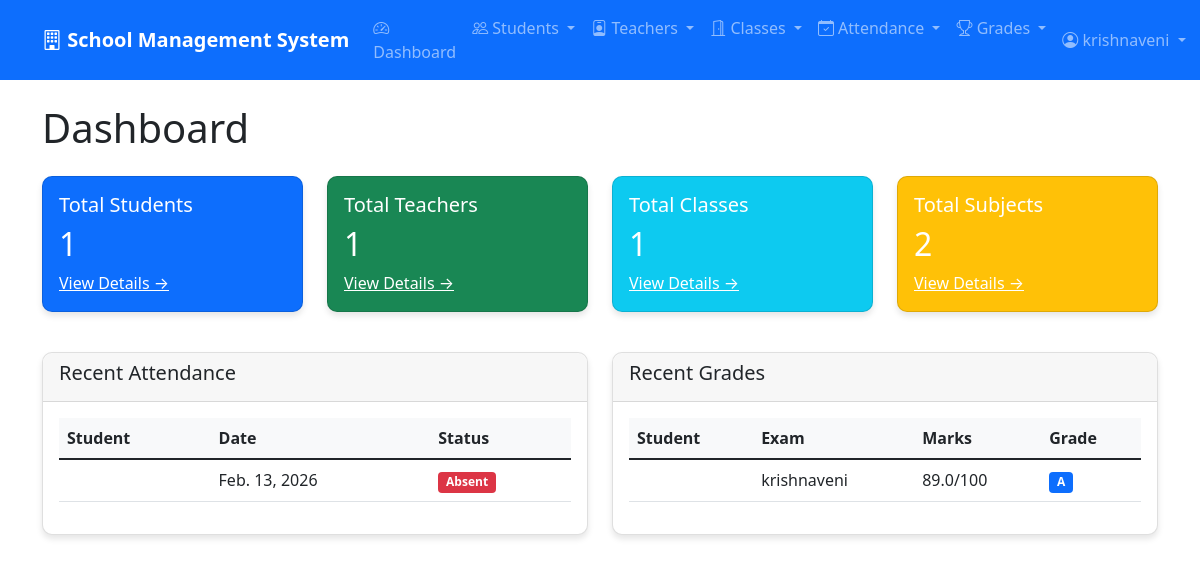
The page /dashboard/ (signed in) on the database its author committed.
### myapp/models.py (models this page shows, shortened)
class Attendance(models.Model):
    STATUS_CHOICES = (
        ('present', 'Present'),
        ('absent', 'Absent'),
        ('late', 'Late'),
        ('excused', 'Excused'),
    )
    student = models.ForeignKey(Student, on_delete=models.CASCADE, related_name='attendances')
    class_obj = models.ForeignKey(Class, on_delete=models.CASCADE, related_name='attendances')
    subject = models.ForeignKey(Subject, on_delete=models.CASCADE, related_name='attendances')
    date = models.DateField()
    status = models.CharField(max_length=10, choices=STATUS_CHOICES, default='present')
    remarks = models.TextField(blank=True)
    marked_by = models.ForeignKey(User, on_delete=models.SET_NULL, null=True)
    marked_at = models.DateTimeField(auto_now_add=True)
    class Meta:
        unique_together = ['student', 'class_obj', 'subject', 'date']

class Grade(models.Model):
    student = models.ForeignKey(Student, on_delete=models.CASCADE, related_name='grades')
    exam = models.ForeignKey(Exam, on_delete=models.CASCADE, related_name='grades')
    marks_obtained = models.FloatField()
    remarks = models.TextField(blank=True)
    entered_at = models.DateTimeField(auto_now_add=True)
    class Meta:
        unique_together = ['student', 'exam']
    def get_percentage(self):
        if self.exam.max_marks > 0:
            return (self.marks_obtained / self.exam.max_marks) * 100
        return 0
    def get_grade(self):
        percentage = self.get_percentage()
        if percentage >= 90:
            return 'A+'
        elif percentage >= 80:
            return 'A'
        elif percentage >= 70:
            return 'B+'
        elif percentage >= 60:
            return 'B'
        elif percentage >= 50:
            return 'C'
        elif percentage >= 40:
            return 'D'
        else:
            return 'F'

class Exam(models.Model):
    EXAM_TYPES = (
        ('quarterly', 'Quarterly Exam'),
        ('half_yearly', 'Half Yearly Exam'),
        ('annual', 'Annual Exam'),
        ('unit_test', 'Unit Test'),
    )
    name = models.CharField(max_length=100)
    exam_type = models.CharField(max_length=20, choices=EXAM_TYPES)
    class_obj = models.ForeignKey(Class, on_delete=models.CASCADE, related_name='exams')
    subject = models.ForeignKey(Subject, on_delete=models.CASCADE, related_name='exams')
    start_date = models.DateField()
    end_date = models.DateField()
    max_marks = models.IntegerField(default=100)
    passing_marks = models.IntegerField(default=35)

### myapp/views.py (the view)
# urls.py: path('dashboard/', views.dashboard, name='dashboard'),
@login_required
def dashboard(request):
    total_students = Student.objects.count()
    total_teachers = Teacher.objects.count()
    total_classes = Class.objects.count()
    total_subjects = Subject.objects.count()
    recent_attendances = Attendance.objects.all().order_by('-date')[:5]
    recent_grades = Grade.objects.all().order_by('-entered_at')[:5]
    context = {
        'total_students': total_students,
        'total_teachers': total_teachers,
        'total_classes': total_classes,
        'total_subjects': total_subjects,
        'recent_attendances': recent_attendances,
        'recent_grades': recent_grades,
    }
    return render(request, 'dashboard.html', context)

### myapp/templates/dashboard.html (shortened to what this page needs)
{% extends 'base.html' %}
{% block content %}
<h1 class="mb-4">Dashboard</h1>
<div class="row">
    <div class="col-md-3 mb-3">
        <div class="card text-white bg-primary">
            <div class="card-body">
                <h5 class="card-title">Total Students</h5>
                <h2 class="card-text">{{ total_students }}</h2>
                <a href="{% url 'student_list' %}" class="text-white">View Details →</a>
            </div>
        </div>
    </div>
    <div class="col-md-3 mb-3">
        <div class="card text-white bg-success">
            <div class="card-body">
                <h5 class="card-title">Total Teachers</h5>
                <h2 class="card-text">{{ total_teachers }}</h2>
                <a href="{% url 'teacher_list' %}" class="text-white">View Details →</a>
            </div>
        </div>
    </div>
    <div class="col-md-3 mb-3">
        <div class="card text-white bg-info">
            <div class="card-body">
                <h5 class="card-title">Total Classes</h5>
                <h2 class="card-text">{{ total_classes }}</h2>
                <a href="{% url 'class_list' %}" class="text-white">View Details →</a>
            </div>
        </div>
    </div>
    <div class="col-md-3 mb-3">
        <div class="card text-white bg-warning">
            <div class="card-body">
                <h5 class="card-title">Total Subjects</h5>
                <h2 class="card-text">{{ total_subjects }}</h2>
                <a href="{% url 'subject_list' %}" class="text-white">View Details →</a>
            </div>
        </div>
    </div>
</div>
<div class="row mt-4">
    <div class="col-md-6">
        <div class="card">
            <div class="card-header">
                <h5>Recent Attendance</h5>
            </div>
            <div class="card-body">
                <table class="table">
                    <thead>
                        <tr>
                            <th>Student</th>
                            <th>Date</th>
                            <th>Status</th>
                        </tr>
                    </thead>
                    <tbody>
                        {% for attendance in recent_attendances %}
                        <tr>
                            <td>{{ attendance.student.user.get_full_name }}</td>
                            <td>{{ attendance.date }}</td>
                            <td>
                                <span class="badge bg-{% if attendance.status == 'present' %}success{% elif attendance.status == 'absent' %}danger{% else %}warning{% endif %}">
                                    {{ attendance.get_status_display }}
                                </span>
                            </td>
                        </tr>
                        {% empty %}
                        <tr>
                            <td colspan="3" class="text-center">No attendance records</td>
                        </tr>
                        {% endfor %}
                    </tbody>
                </table>
            </div>
        </div>
    </div>
    <div class="col-md-6">
        <div class="card">
            <div class="card-header">
                <h5>Recent Grades</h5>
            </div>
            <div class="card-body">
                <table class="table">
                    <thead>
                        <tr>
                            <th>Student</th>
                            <th>Exam</th>
                            <th>Marks</th>
                            <th>Grade</th>
                        </tr>
                    </thead>
                    <tbody>
                        {% for grade in recent_grades %}
                        <tr>
                            <td>{{ grade.student.user.get_full_name }}</td>
                            <td>{{ grade.exam.name }}</td>
                            <td>{{ grade.marks_obtained }}/{{ grade.exam.max_marks }}</td>
                            <td>
                                <span class="badge bg-{% if grade.get_grade == 'F' %}danger{% elif grade.get_grade == 'A+' %}success{% else %}primary{% endif %}">
                                    {{ grade.get_grade }}
                                </span>
                            </td>
                        </tr>
                        {% empty %}
                        <tr>
                            <td colspan="4" class="text-center">No grade records</td>
                        </tr>
                        {% endfor %}
                    </tbody>
                </table>
            </div>
        </div>
    </div>
</div>
{% endblock %}

### myapp/templates/base.html (shortened to what this page needs)
<!DOCTYPE html>
<html lang="en">
<head>
    <link href="https://cdn.jsdelivr.net/npm/bootstrap@5.1.3/dist/css/bootstrap.min.css" rel="stylesheet">
    <link rel="stylesheet" href="https://cdn.jsdelivr.net/npm/bootstrap-icons@1.8.1/font/bootstrap-icons.css">
</head>
<body>
    <nav class="navbar navbar-expand-lg navbar-dark bg-primary">
        <div class="container">
            <a class="navbar-brand" href="{% url 'dashboard' %}">
                <i class="bi bi-building"></i> School Management System
            </a>
            {% if user.is_authenticated %}
            <div class="collapse navbar-collapse" id="navbarNav">
                <ul class="navbar-nav me-auto">
                    <li class="nav-item">
                        <a class="nav-link" href="{% url 'dashboard' %}">
                            <i class="bi bi-speedometer2"></i> Dashboard
                        </a>
                    </li>
                    <li class="nav-item dropdown">
                        <a class="nav-link dropdown-toggle" href="#" role="button" data-bs-toggle="dropdown">
                            <i class="bi bi-people"></i> Students
                        </a>
                    </li>
                    <li class="nav-item dropdown">
                        <a class="nav-link dropdown-toggle" href="#" role="button" data-bs-toggle="dropdown">
                            <i class="bi bi-person-badge"></i> Teachers
                        </a>
                    </li>
                    <li class="nav-item dropdown">
                        <a class="nav-link dropdown-toggle" href="#" role="button" data-bs-toggle="dropdown">
                            <i class="bi bi-door-open"></i> Classes
                        </a>
                    </li>
                    <li class="nav-item dropdown">
                        <a class="nav-link dropdown-toggle" href="#" role="button" data-bs-toggle="dropdown">
                            <i class="bi bi-calendar-check"></i> Attendance
                        </a>
                    </li>
                    <li class="nav-item dropdown">
                        <a class="nav-link dropdown-toggle" href="#" role="button" data-bs-toggle="dropdown">
                            <i class="bi bi-trophy"></i> Grades
                        </a>
                    </li>
                </ul>
                <ul class="navbar-nav">
                    <li class="nav-item dropdown">
                        <a class="nav-link dropdown-toggle" href="#" role="button" data-bs-toggle="dropdown">
                            <i class="bi bi-person-circle"></i> {{ user.username }}
                        </a>
                    </li>
                </ul>
            </div>
            {% endif %}
        </div>
    </nav>
    <div class="container mt-4">
        {% block content %}
        {% endblock %}
    </div>
</body>
</html>

### myapp/templates/base.html (style rules this page uses)
.navbar-brand { font-weight: bold; }
.card { border-radius: 10px; box-shadow: 0 4px 6px rgba(0,0,0,0.1); }
.card-header { border-radius: 10px 10px 0 0 !important; }
.table th { background-color: #f8f9fa; }

### rows shown on the page
Attendance: date "Feb. 13, 2026", status "Absent"
Grade: exam.name "krishnaveni", marks_obtained "89.0", exam.max_marks "100", get_grade "A"

### other values the page prints
{{ user.username }} "krishnaveni"
{{ total_students }} "1"
{{ total_teachers }} "1"
{{ total_classes }} "1"
{{ total_subjects }} "2"
